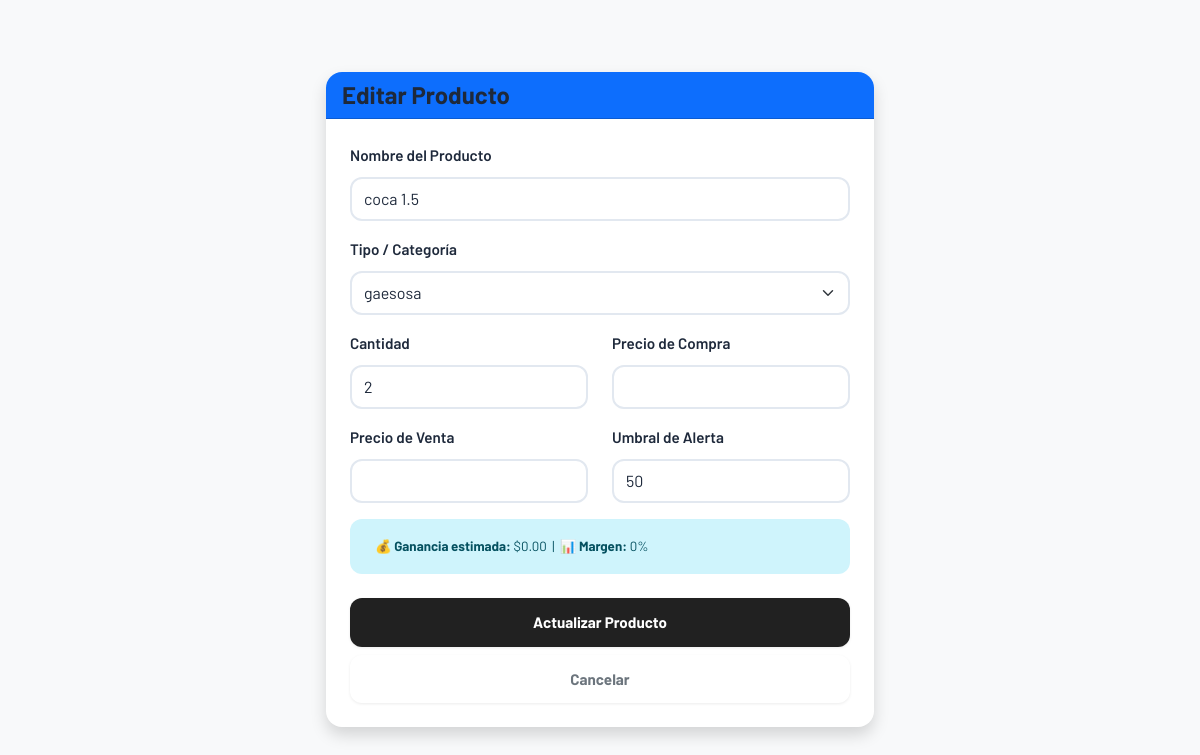
Page /productos/editar/1/ (signed in) on the committed database.
### stock/models.py (models this page shows, shortened)
class Producto(models.Model):
    nombre = models.CharField(max_length=100)
    tipo = models.ForeignKey(TipoProducto, on_delete=models.CASCADE)
    cantidad = models.PositiveIntegerField(default=0)
    valor = models.DecimalField(max_digits=10, decimal_places=2)
    valor_compra = models.DecimalField(
        max_digits=10,
        decimal_places=2,
        verbose_name="Precio de Compra",
        default=0.00  # Valor por defecto
    )
    umbral_alerta = models.PositiveIntegerField(
        default=5,
        verbose_name="Stock Mínimo de Alerta"
    )
    fecha_modificacion = models.DateTimeField(auto_now=True)

class TipoProducto(models.Model):
    nombre = models.CharField(max_length=100, unique=True)

### stock/views.py (the view, shortened to what this page needs)
# urls.py: path('productos/editar/<int:producto_id>/', views.editar_producto, name='editar_producto'),
@login_required
def editar_producto(request, producto_id):
    producto = get_object_or_404(Producto, id=producto_id)
    tipos = TipoProducto.objects.all()
    return render(request, 'editar_producto.html', {
        'producto': producto,
        'tipos': tipos,
    })

### stock/templates/editar_producto.html (shortened to what this page needs)
{% load static %}
<!DOCTYPE html>
<html lang="es">
<head>
    <link rel="stylesheet" href="{% static 'css/bootstrap.min.css' %}">
    <link rel="stylesheet" href="{% static 'css/style.css' %}">
</head>
<body class="bg-light">
<div class="container mt-5">
    <div class="row justify-content-center">
        <div class="col-md-6">
            <div class="card shadow border-0">
                <div class="card-header bg-primary text-white">
                    <h4 class="mb-0">Editar Producto</h4>
                </div>
                <div class="card-body p-4">
                    <form method="POST">
                        <div class="mb-3">
                            <label class="form-label">Nombre del Producto</label>
                            <input type="text" name="nombre" class="form-control"
                                   value="{{ producto.nombre }}" required>
                        </div>
                        <div class="mb-3">
                            <label class="form-label">Tipo / Categoría</label>
                            <select name="tipo" class="form-select" required>
                                {% for t in tipos %}
                                <option value="{{ t.id }}"
                                    {% if t.id == producto.tipo.id %}selected{% endif %}>
                                    {{ t.nombre }}
                                </option>
                                {% endfor %}
                            </select>
                        </div>
                        <div class="row">
                            <div class="col-md-6 mb-3">
                                <label class="form-label">Cantidad</label>
                                <input type="number" name="cantidad" class="form-control"
                                       value="{{ producto.cantidad }}">
                            </div>
                            <div class="col-md-6 mb-3">
                                <label class="form-label">Precio de Compra</label>
                                <input type="number" step="0.01" name="valor_compra"
                                       class="form-control"
                                       value="{{ producto.valor_compra }}">
                            </div>
                        </div>
                        <div class="row">
                            <div class="col-md-6 mb-3">
                                <label class="form-label">Precio de Venta</label>
                                <input type="number" step="0.01" name="valor"
                                       class="form-control"
                                       value="{{ producto.valor }}" required>
                            </div>
                            <div class="col-md-6 mb-3">
                                <label class="form-label">Umbral de Alerta</label>
                                <input type="number" name="umbral_alerta"
                                       class="form-control"
                                       value="{{ producto.umbral_alerta }}">
                            </div>
                        </div>
                        <div class="alert alert-info">
                            <small>
                                <strong>💰 Ganancia estimada:</strong>
                                <span id="ganancia">$0.00</span> &nbsp;|&nbsp;
                                <strong>📊 Margen:</strong>
                                <span id="margen">0%</span>
                            </small>
                        </div>
                        <div class="d-grid gap-2">
                            <button type="submit" class="btn btn-primary">
                                Actualizar Producto
                            </button>
                            <a href="{% url 'lista_productos' %}" class="btn btn-outline-secondary">
                                Cancelar
                            </a>
                        </div>
                    </form>
                </div>
            </div>
        </div>
    </div>
</div>
</body>
</html>

### stock/static/css/style.css (style rules this page uses)
:root { --primary-color: #212121; --primary-hover: #000000; --primary-light: #424242; --accent-color: #F5C518; --accent-hover: #e0b415; --accent-light: #fef9e0; --secondary-color: #64748b; --secondary-hover: #475569; --success-color: #10b981; --success-hover: #059669; --danger-color: #ef4444; --danger-hover: #dc2626; --warning-color: #f59e0b; --info-color: #3b82f6; --bg-body: #f1f5f9; --bg-card: #ffffff; --bg-header: #212121; --bg-hover: #fffbea; --text-main: #1e293b; --text-muted: #64748b; --text-light: #94a3b8; --text-white: #ffffff; --text-accent: #F5C518; --border-color: #e2e8f0; --border-light: #f1f5f9; --border-accent: #F5C518; --radius-sm: 0.5rem; --radius-md: 0.75rem; --radius-lg: 1rem; --shadow-sm: 0 1px 3px 0 rgb(0 0 0 / 0.08); --shadow-md: 0 4px 6px -1px rgba(0,0,0,0.10), 0 2px 4px -2px rgba(0,0,0,0.05); --shadow-lg: 0 10px 20px -3px rgba(0,0,0,0.10), 0 4px 8px -4px rgba(0,0,0,0.08); --transition-fast: all 0.15s ease-in-out; --transition-base: all 0.25s ease-in-out; --space-xs: 0.5rem; --space-sm: 0.75rem; --space-md: 1rem; --space-lg: 1.5rem; --space-xl: 2rem; }
* { margin: 0; padding: 0; box-sizing: border-box; }
html { font-size: 16px; scroll-behavior: smooth; }
body { font-family: 'Barlow', -apple-system, BlinkMacSystemFont, 'Segoe UI', sans-serif; background: #e8e8e8; color: var(--text-main); line-height: 1.6; -webkit-font-smoothing: antialiased; min-height: 100vh; padding: var(--space-lg); }
h1, h2, h3, h4, h5, h6 { font-family: 'Barlow', sans-serif; color: var(--text-main); font-weight: 700; line-height: 1.25; margin-bottom: var(--space-md); }
a { text-decoration: none; color: var(--primary-color); transition: var(--transition-fast); }
.container { max-width: 1200px; margin: 0 auto; padding: 0 var(--space-md); animation: fadeIn 0.35s ease-out; }
.card { background: var(--bg-card); border-radius: var(--radius-lg); border: 1px solid var(--border-color); box-shadow: var(--shadow-sm); transition: var(--transition-base); overflow: hidden; }
.btn { display: inline-flex; align-items: center; justify-content: center; gap: var(--space-xs); padding: 0.75rem 1.5rem; font-size: 0.95rem; font-weight: 700; border-radius: var(--radius-md); border: 1px solid transparent; cursor: pointer; transition: var(--transition-fast); box-shadow: var(--shadow-sm); min-height: 44px; white-space: nowrap; text-decoration: none; }
.btn-primary { background: var(--primary-color); color: var(--text-white); }
.form-label { display: block; font-weight: 600; margin-bottom: var(--space-xs); color: var(--text-main); font-size: 0.95rem; }
.form-control, .form-select, select[class*="form"], input[class*="form"] { width: 100%; padding: 0.5rem 0.75rem !important; font-size: 1rem; line-height: 1.5; color: var(--text-main); background-color: var(--bg-card); border: 2px solid var(--border-color); border-radius: var(--radius-md); transition: var(--transition-fast); min-height: 40px !important; appearance: none; }
label { display: block; font-weight: 600; margin-bottom: 0.6rem !important; color: var(--text-main); font-size: 0.95rem; }
.row { display: flex; flex-wrap: wrap; margin: 0 calc(var(--space-sm) * -1); }
.col-md-3, .col-md-4, .col-md-5, .col-md-6, .col-md-8, .col-md-12 { padding: 0 var(--space-sm); width: 100%; flex: 0 0 100%; }
.d-grid { display: grid; }
.gap-2 { gap: var(--space-xs); }
.mb-0 { margin-bottom: 0 !important; }
.mb-3 { margin-bottom: var(--space-md) !important; }
.p-4 { padding: var(--space-xl); }
.bg-light { background-color: var(--bg-body); }
.alert { padding: var(--space-md) var(--space-lg); border-radius: var(--radius-md); margin-bottom: var(--space-lg); border: 1px solid transparent; display: flex; justify-content: space-between; align-items: center; animation: slideDown 0.3s ease-out; font-size: 0.95rem; flex-wrap: wrap; gap: var(--space-sm); }
@media (min-width: 992px) { .col-md-6 { flex: 0 0 50%; max-width: 50%; } }

### rows in the picture
Producto: nombre "coca 1.5", tipo "gaesosa", cantidad "2", umbral_alerta "50"
